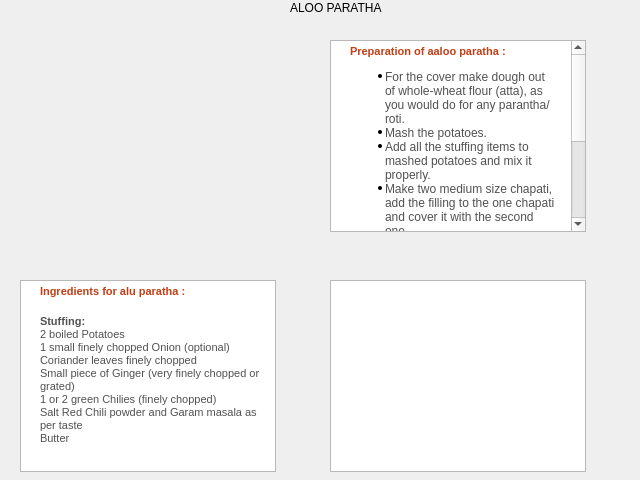
<?xml version="1.0" encoding="UTF-8"?>
<ui version="4.0">
 <class>Roti4</class>
 <widget class="QWidget" name="Roti4">
  <property name="geometry">
   <rect>
    <x>0</x>
    <y>0</y>
    <width>640</width>
    <height>480</height>
   </rect>
  </property>
  <property name="windowTitle">
   <string>Form</string>
  </property>
  <widget class="QLabel" name="label">
   <property name="geometry">
    <rect>
     <x>290</x>
     <y>0</y>
     <width>101</width>
     <height>16</height>
    </rect>
   </property>
   <property name="text">
    <string>ALOO PARATHA</string>
   </property>
  </widget>
  <widget class="QLabel" name="label_2">
   <property name="geometry">
    <rect>
     <x>30</x>
     <y>60</y>
     <width>241</width>
     <height>201</height>
    </rect>
   </property>
   <property name="text">
    <string/>
   </property>
   <property name="pixmap">
    <pixmap>../../Required Images/Aloo-Paratha_12566.jpg</pixmap>
   </property>
   <property name="scaledContents">
    <bool>true</bool>
   </property>
  </widget>
  <widget class="QTextBrowser" name="textBrowser">
   <property name="geometry">
    <rect>
     <x>20</x>
     <y>280</y>
     <width>256</width>
     <height>192</height>
    </rect>
   </property>
   <property name="html">
    <string>&lt;!DOCTYPE HTML PUBLIC &quot;-//W3C//DTD HTML 4.0//EN&quot; &quot;http://www.w3.org/TR/REC-html40/strict.dtd&quot;&gt;
&lt;html&gt;&lt;head&gt;&lt;meta name=&quot;qrichtext&quot; content=&quot;1&quot; /&gt;&lt;style type=&quot;text/css&quot;&gt;
p, li { white-space: pre-wrap; }
&lt;/style&gt;&lt;/head&gt;&lt;body style=&quot; font-family:'MS Shell Dlg 2'; font-size:8.25pt; font-weight:400; font-style:normal;&quot;&gt;
&lt;p style=&quot; margin-top:0px; margin-bottom:0px; margin-left:15px; margin-right:5px; -qt-block-indent:0; text-indent:0px; background-color:#ffffff;&quot;&gt;&lt;span style=&quot; font-family:'VERDANA,Arial'; font-size:8pt; font-weight:600; color:#c13e16; background-color:#ffffff;&quot;&gt;Ingredients for alu paratha :&lt;/span&gt;&lt;span style=&quot; font-family:'Times New Roman'; font-size:8pt; color:#000000; background-color:#ffffff;&quot;&gt; &lt;/span&gt;&lt;/p&gt;
&lt;table border=&quot;0&quot; style=&quot; margin-top:0px; margin-bottom:0px; margin-left:0px; margin-right:0px;&quot; align=&quot;right&quot; cellspacing=&quot;2&quot; cellpadding=&quot;0&quot; bgcolor=&quot;#ffffff&quot;&gt;
&lt;tr&gt;
&lt;td&gt;&lt;/td&gt;
&lt;td width=&quot;30&quot;&gt;&lt;/td&gt;&lt;/tr&gt;&lt;/table&gt;
&lt;p style=&quot; margin-top:0px; margin-bottom:0px; margin-left:15px; margin-right:10px; -qt-block-indent:0; text-indent:0px; background-color:#ffffff;&quot;&gt;&lt;span style=&quot; font-family:'verdana,Arial'; font-size:8pt; font-weight:600; color:#515151;&quot;&gt;Stuffing:&lt;/span&gt;&lt;span style=&quot; font-family:'verdana,Arial'; font-size:8pt; color:#515151;&quot;&gt; &lt;br /&gt;2 boiled Potatoes &lt;br /&gt;1 small finely chopped Onion (optional) &lt;br /&gt;Coriander leaves finely chopped &lt;br /&gt;Small piece of Ginger (very finely chopped or grated) &lt;br /&gt;1 or 2 green Chilies (finely chopped) &lt;br /&gt;Salt Red Chili powder and Garam masala as per taste&lt;br /&gt;Butter&lt;/span&gt;&lt;/p&gt;
&lt;p style=&quot;-qt-paragraph-type:empty; margin-top:0px; margin-bottom:0px; margin-left:15px; margin-right:10px; -qt-block-indent:0; text-indent:0px; font-family:'verdana,Arial'; font-size:8pt; color:#515151; background-color:#ffffff;&quot;&gt;&lt;/p&gt;&lt;/body&gt;&lt;/html&gt;</string>
   </property>
  </widget>
  <widget class="QTextBrowser" name="textBrowser_2">
   <property name="geometry">
    <rect>
     <x>330</x>
     <y>40</y>
     <width>256</width>
     <height>192</height>
    </rect>
   </property>
   <property name="html">
    <string>&lt;!DOCTYPE HTML PUBLIC &quot;-//W3C//DTD HTML 4.0//EN&quot; &quot;http://www.w3.org/TR/REC-html40/strict.dtd&quot;&gt;
&lt;html&gt;&lt;head&gt;&lt;meta name=&quot;qrichtext&quot; content=&quot;1&quot; /&gt;&lt;style type=&quot;text/css&quot;&gt;
p, li { white-space: pre-wrap; }
&lt;/style&gt;&lt;/head&gt;&lt;body style=&quot; font-family:'MS Shell Dlg 2'; font-size:8.25pt; font-weight:400; font-style:normal;&quot;&gt;
&lt;p style=&quot; margin-top:0px; margin-bottom:0px; margin-left:15px; margin-right:5px; -qt-block-indent:0; text-indent:0px; background-color:#ffffff;&quot;&gt;&lt;span style=&quot; font-family:'VERDANA,Arial'; font-size:8pt; font-weight:600; color:#c13e16; background-color:#ffffff;&quot;&gt;Preparation of aaloo paratha :&lt;/span&gt;&lt;span style=&quot; font-family:'Times New Roman'; font-size:8pt; color:#000000; background-color:#ffffff;&quot;&gt; &lt;/span&gt;&lt;/p&gt;
&lt;ul style=&quot;margin-top: 0px; margin-bottom: 0px; margin-left: 0px; margin-right: 0px; -qt-list-indent: 1;&quot;&gt;&lt;li style=&quot; font-family:'Verdana,Arial'; font-size:8pt; color:#515151;&quot; style=&quot; margin-top:12px; margin-bottom:0px; margin-left:10px; margin-right:10px; -qt-block-indent:0; text-indent:0px;&quot;&gt;&lt;span style=&quot; font-size:medium;&quot;&gt;For the cover make dough out of whole-wheat flour (atta), as you would do for any parantha/roti.&lt;/span&gt;&lt;/li&gt;
&lt;li style=&quot; font-family:'Verdana,Arial'; font-size:8pt; color:#515151;&quot; style=&quot; margin-top:0px; margin-bottom:0px; margin-left:10px; margin-right:10px; -qt-block-indent:0; text-indent:0px;&quot;&gt;&lt;span style=&quot; font-size:medium;&quot;&gt;Mash the potatoes.&lt;/span&gt;&lt;/li&gt;
&lt;li style=&quot; font-family:'Verdana,Arial'; font-size:8pt; color:#515151;&quot; style=&quot; margin-top:0px; margin-bottom:0px; margin-left:10px; margin-right:10px; -qt-block-indent:0; text-indent:0px;&quot;&gt;&lt;span style=&quot; font-size:medium;&quot;&gt;Add all the stuffing items to mashed potatoes and mix it properly.&lt;/span&gt;&lt;/li&gt;
&lt;li style=&quot; font-family:'Verdana,Arial'; font-size:8pt; color:#515151;&quot; style=&quot; margin-top:0px; margin-bottom:0px; margin-left:10px; margin-right:10px; -qt-block-indent:0; text-indent:0px;&quot;&gt;&lt;span style=&quot; font-size:medium;&quot;&gt;Make two medium size chapati, add the filling to the one chapati and cover it with the second one.&lt;/span&gt;&lt;/li&gt;
&lt;li style=&quot; font-family:'Verdana,Arial'; font-size:8pt; color:#515151;&quot; style=&quot; margin-top:0px; margin-bottom:0px; margin-left:10px; margin-right:10px; -qt-block-indent:0; text-indent:0px;&quot;&gt;&lt;span style=&quot; font-size:medium;&quot;&gt;Now roll it slightly. Put it in a pre-heated oven at 450-degree. Cover top oven grill with aluminum foil &amp;amp; Place Paratha over it for easy baking.&lt;/span&gt;&lt;/li&gt;
&lt;li style=&quot; font-family:'Verdana,Arial'; font-size:8pt; color:#515151;&quot; style=&quot; margin-top:0px; margin-bottom:0px; margin-left:10px; margin-right:10px; -qt-block-indent:0; text-indent:0px;&quot;&gt;&lt;span style=&quot; font-size:medium;&quot;&gt;When top side is done change the side and keep a check (till properly baked)&lt;/span&gt;&lt;/li&gt;
&lt;li style=&quot; font-family:'Verdana,Arial'; font-size:8pt; color:#515151;&quot; style=&quot; margin-top:0px; margin-bottom:12px; margin-left:10px; margin-right:10px; -qt-block-indent:0; text-indent:0px;&quot;&gt;&lt;span style=&quot; font-size:medium;&quot;&gt;Spread butter over it. Serve aloo paratha hot with yogurt (curd).&lt;/span&gt;&lt;/li&gt;&lt;/ul&gt;&lt;/body&gt;&lt;/html&gt;</string>
   </property>
  </widget>
  <widget class="QTextBrowser" name="textBrowser_3">
   <property name="geometry">
    <rect>
     <x>330</x>
     <y>280</y>
     <width>256</width>
     <height>192</height>
    </rect>
   </property>
  </widget>
 </widget>
 <resources/>
 <connections/>
</ui>
